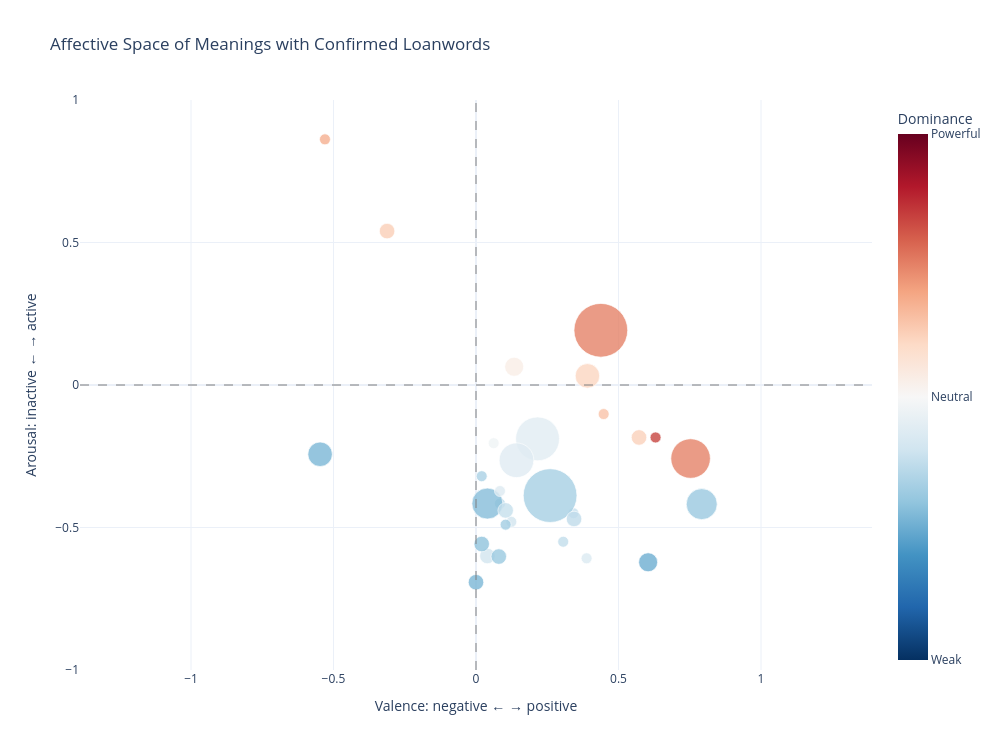

Notebook code cell kept with this figure:
### Code cell
import plotly.express as px


fig_interactive = px.scatter(
    vad_plot_df,
    x="valence",
    y="arousal",
    color="dominance",
    size="plot_size",
    hover_name="english_word",
    hover_data={
        "detected_loan_words": True,
        "n_languages_with_loan": True,
        "valence": ":.3f",
        "arousal": ":.3f",
        "dominance": ":.3f",
        "vad_matched_terms": True,
        "vad_match_method": True,
        "plot_size": False,
    },
    range_x=[-1, 1],
    range_y=[-1, 1],
    range_color=[-1, 1],
    color_continuous_scale="RdBu_r",
    size_max=38,
    labels={
        "valence": "Valence: negative ← → positive",
        "arousal": "Arousal: inactive ← → active",
        "dominance": "Dominance",
        "n_languages_with_loan": "Languages containing loanword",
    },
    title="Affective Space of Meanings with Confirmed Loanwords",
)

fig_interactive.add_vline(
    x=0,
    line_width=1,
    line_dash="dash",
    line_color="gray",
)

fig_interactive.add_hline(
    y=0,
    line_width=1,
    line_dash="dash",
    line_color="gray",
)

fig_interactive.update_traces(
    marker={
        "opacity": 0.8,
        "line": {
            "width": 0.7,
            "color": "white",
        },
    }
)

fig_interactive.update_layout(
    width=1000,
    height=750,
    template="plotly_white",
    coloraxis_colorbar={
        "title": "Dominance",
        "tickvals": [-1, 0, 1],
        "ticktext": ["Weak", "Neutral", "Powerful"],
    },
)

fig_interactive.update_yaxes(
    scaleanchor="x",
    scaleratio=1,
)

fig_interactive.show()

### Figure 1 — Plotly figure (JSON) as saved in the notebook; plotly's stock layout.template omitted (floating-point values rounded to 4 significant figures; data arrays with more than 128 entries replaced by an {"elided": "..."} marker saying what was removed)
{"data": [{"customdata": {"elided": "31x6 mixed values"}, "hovertemplate": "<b>%{hovertext}</b><br><br>Valence: negative ← → positive=%{x:.3f}<br>Arousal: inactive ← → active=%{y:.3f}<br>detected_loan_words=%{customdata[0]}<br>Languages containing loanword=%{customdata[1]}<br>Dominance=%{marker.color:.3f}<br>vad_matched_terms=%{customdata[3]}<br>vad_match_method=%{customdata[4]}<extra></extra>", "hovertext": ["to throw", "to know, be knowledgeable", "to turn", "One", "Ten", "to sew", "to work", "to think", "Twenty", "to hit", "to open, uncover", "correct, true", "One Thousand", "yellow", "One Hundred", "green", "hand", "fruit", "lake", "Two", "fat/grease", "flower", "Three", "Six", "Four", "meat/flesh", "Fifty", "Eight", "Nine", "Seven", "Five"], "legendgroup": "", "marker": {"color": [0.246, 0.676, -0.036, -0.26, -0.188, -0.32, 0.5, 0.236, -0.428, 0.358, 0.217, 0.5, 0.066, -0.226, 0.29, -0.334, -0.132, -0.376, -0.15, -0.192, -0.457, -0.492, -0.246, -0.458, -0.234, -0.112, -0.122, -0.37, -0.346, -0.254, -0.404], "coloraxis": "coloraxis", "line": {"color": "white", "width": 0.7}, "opacity": 0.8, "size": [2, 1, 1, 1, 1, 1, 24, 2, 8, 1, 5, 13, 3, 1, 1, 24, 1, 8, 1, 2, 5, 3, 1, 2, 2, 16, 10, 2, 1, 2, 2], "sizemode": "area", "sizeref": 0.01662, "symbol": "circle"}, "mode": "markers", "name": "", "orientation": "v", "showlegend": false, "type": "scatter", "x": [-0.312, 0.63, 0.062, 0.084, 0.124, 0.02, 0.438, 0.572, 0.04, -0.53, 0.391, 0.753, 0.134, 0.342, 0.448, 0.26, 0.084, 0.792, 0.388, 0.04, -0.547, 0.604, 0.306, 0.0, 0.104, 0.216, 0.142, 0.08, 0.104, 0.344, 0.02], "xaxis": "x", "y": [0.54, -0.184, -0.204, -0.416, -0.48, -0.32, 0.192, -0.184, -0.416, 0.862, 0.032, -0.258, 0.064, -0.45, -0.102, -0.388, -0.372, -0.418, -0.608, -0.6, -0.243, -0.622, -0.55, -0.692, -0.44, -0.189, -0.264, -0.602, -0.49, -0.47, -0.558], "yaxis": "y"}], "layout": {"coloraxis": {"autocolorscale": false, "cmax": 1, "cmin": -1, "colorbar": {"ticktext": ["Weak", "Neutral", "Powerful"], "tickvals": [-1, 0, 1], "title": {"text": "Dominance"}}, "colorscale": [[0, "rgb(5,48,97)"], [0.1, "rgb(33,102,172)"], [0.2, "rgb(67,147,195)"], [0.3, "rgb(146,197,222)"], [0.4, "rgb(209,229,240)"], [0.5, "rgb(247,247,247)"], [0.6, "rgb(253,219,199)"], [0.7, "rgb(244,165,130)"], [0.8, "rgb(214,96,77)"], [0.9, "rgb(178,24,43)"], [1, "rgb(103,0,31)"]]}, "height": 750, "legend": {"itemsizing": "constant", "tracegroupgap": 0}, "shapes": [{"line": {"color": "gray", "dash": "dash", "width": 1}, "type": "line", "x0": 0, "x1": 0, "xref": "x", "y0": 0, "y1": 1, "yref": "y domain"}, {"line": {"color": "gray", "dash": "dash", "width": 1}, "type": "line", "x0": 0, "x1": 1, "xref": "x domain", "y0": 0, "y1": 0, "yref": "y"}], "title": {"text": "Affective Space of Meanings with Confirmed Loanwords"}, "width": 1000, "xaxis": {"anchor": "y", "domain": [0, 1], "range": [-1, 1], "title": {"text": "Valence: negative ← → positive"}}, "yaxis": {"anchor": "x", "domain": [0, 1], "range": [-1, 1], "scaleanchor": "x", "scaleratio": 1, "title": {"text": "Arousal: inactive ← → active"}}}}
